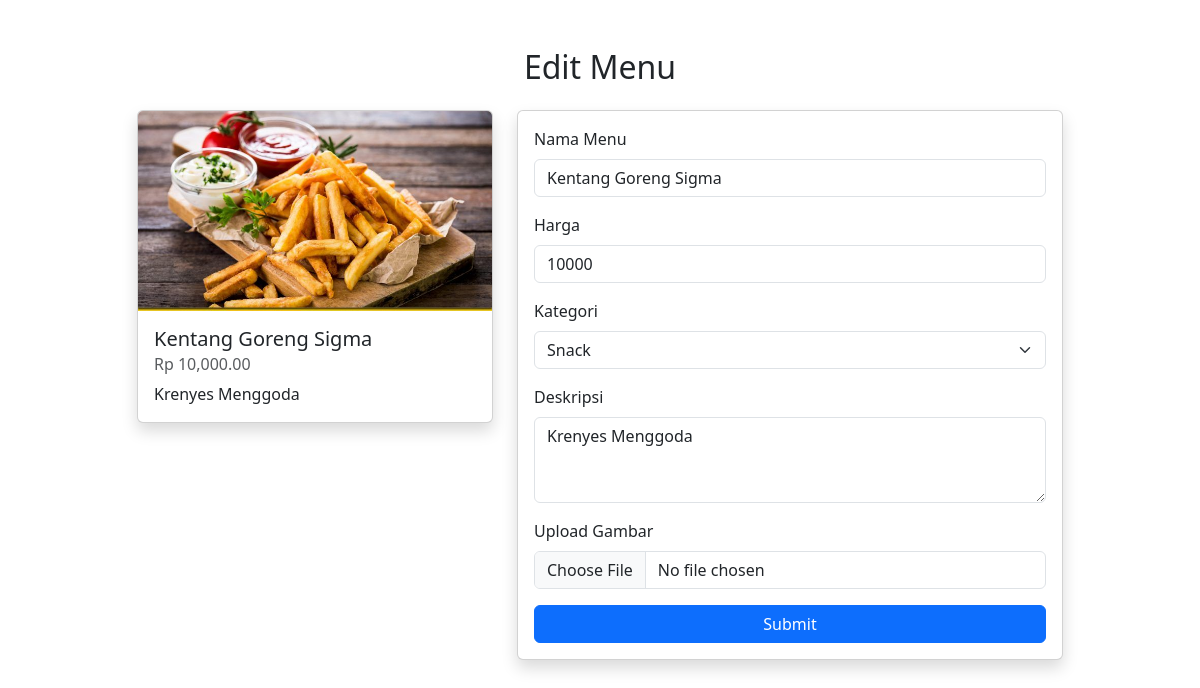
The page /admin/editmenu.php?edit=9 (signed in) on the database its author committed.
### tables this page shows
CREATE TABLE `menu` (
  `id_menu` int(11) NOT NULL,
  `name` varchar(100) NOT NULL,
  `description` text DEFAULT NULL,
  `price` bigint(255) NOT NULL,
  `category_id` int(11) DEFAULT NULL,
  `image` varchar(100) DEFAULT NULL
);

### admin/editmenu.php (the view, shortened to what this page needs)
<?php
include '../koneksi.php';
$id = $_GET['edit'];
$query = "SELECT * FROM menu WHERE id_menu = $id";
$data = mysqli_query($conn, $query);
$row = mysqli_fetch_array($data);
?>
<!doctype html>
<html lang="en">
<head>
    <link href="https://cdn.jsdelivr.net/npm/bootstrap@5.3.3/dist/css/bootstrap.min.css" rel="stylesheet">
</head>
<body>
<div class="container mt-5">
    <h2 class="text-center mb-4">Edit Menu</h2>
    <div class="row justify-content-center">
        <div class="col-md-4">
            <div class="card shadow">
                <img src="../assets/img/<?= $row['image'] ?>" class="card-img-top" alt="Gambar Makanan">
                <div class="card-body">
                    <h5 class="card-title"><?= htmlspecialchars($row['name']) ?></h5>
                    <h6 class="card-subtitle mb-2 text-muted">Rp <?= number_format($row['price'], 2) ?></h6>
                    <p class="card-text"><?= htmlspecialchars($row['description']) ?></p>
                </div>
            </div>
        </div>
        <div class="col-md-6">
            <div class="card shadow">
                <div class="card-body">
                    <form action="proces.php" method="POST" enctype="multipart/form-data">
                        <div class="mb-3">
                            <label for="nama" class="form-label">Nama Menu</label>
                            <input type="text" class="form-control" name="nama" id="nama" value="<?= htmlspecialchars($row['name']) ?>" required>
                        </div>
                        <div class="mb-3">
                            <label for="harga" class="form-label">Harga</label>
                            <input type="number" class="form-control" name="harga" id="harga" value="<?= $row['price'] ?>" required>
                        </div>
                        <div class="mb-3">
                            <label for="kategori" class="form-label">Kategori</label>
                            <select class="form-select" name="kategori" id="kategori" required>
                                <option value="3" <?= $row['category_id'] == 3 ? 'selected' : '' ?>>Snack</option>
                            </select>
                        </div>
                        <div class="mb-3">
                            <label for="deskripsi" class="form-label">Deskripsi</label>
                            <textarea class="form-control" name="deskripsi" id="deskripsi" rows="3" required><?= htmlspecialchars($row['description']) ?></textarea>
                        </div>
                        <div class="mb-3">
                            <label for="image" class="form-label">Upload Gambar</label>
                            <input type="file" class="form-control" name="image" id="image">
                        </div>
                        <button type="submit" name="submitedit" class="btn btn-primary w-100">Submit</button>
                    </form>
                </div>
            </div>
        </div>
    </div>
</div>
</body>
</html>

### rows shown on the page
menu: image (picture), name "Kentang Goreng Sigma", price "10,000.00", description "Krenyes Menggoda", nama "Kentang Goreng Sigma", harga "10000", kategori "Snack", deskripsi "Krenyes Menggoda"
